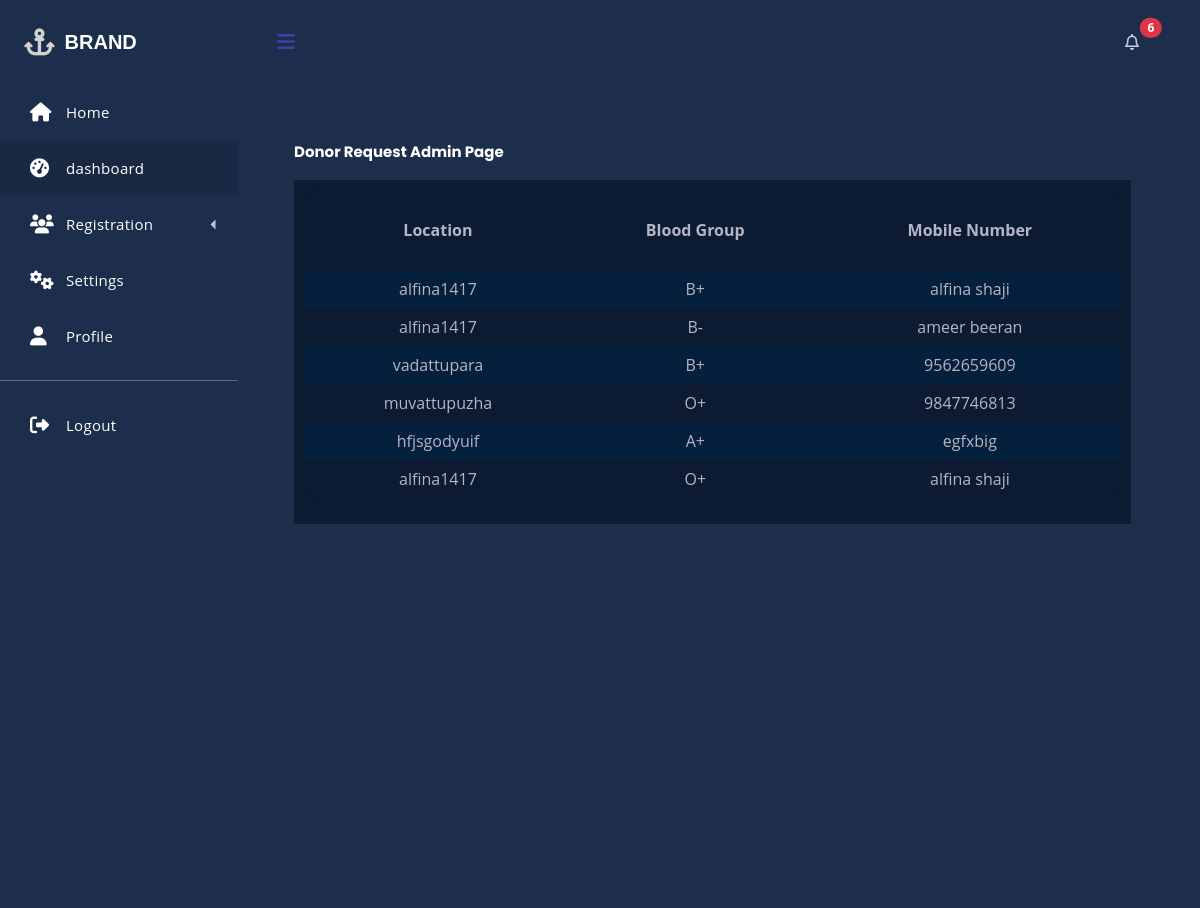
The page /admin/request.php on the database its author committed.
### tables this page shows
CREATE TABLE IF NOT EXISTS `finddonortable` (
  `id` int UNSIGNED NOT NULL AUTO_INCREMENT,
  `phonenumber` varchar(30) NOT NULL,
  `locationfind` varchar(50) DEFAULT NULL,
  `bloodselect` varchar(50) DEFAULT NULL,
  `reg_date` timestamp NULL DEFAULT CURRENT_TIMESTAMP ON UPDATE CURRENT_TIMESTAMP,
  PRIMARY KEY (`id`)
);

### admin/request.php (the view, shortened to what this page needs)
<?php
require ("../lib/db/conn.php");
try {
    $pdo = $db->conn;
    $stmt = $pdo->prepare("SELECT * FROM finddonortable");
    $stmt->execute();
    $results = $stmt->fetchAll(PDO::FETCH_ASSOC);
    $stmtCount = $pdo->prepare("SELECT COUNT(*) as user_count FROM finddonortable");
    $stmtCount->execute();
    $resultCount = $stmtCount->fetch(PDO::FETCH_ASSOC);
    $userCount = $resultCount['user_count'];
} catch (PDOException $e) {
    echo "Error: " . $e->getMessage();
}
?>
<!DOCTYPE html>
<html lang="en">
<head>
    <link href="https://cdn.jsdelivr.net/npm/bootstrap@5.3.3/dist/css/bootstrap.min.css" rel="stylesheet">
    <link href="css/main.css" rel="stylesheet"/>
</head>
<body>
    <div class='dashboard'>
        <div class="dashboard-nav">
            <header style="margin-right: 77px;"><a href="#!" class="menu-toggle"><i class="fas fa-bars"></i></a><a href="#"
                                                                                       class="brand-logo"><i
                    class="fas fa-anchor"></i> <span>BRAND</span></a></header>
            <nav class="dashboard-nav-list"><a href="#" class="dashboard-nav-item"><i class="fas fa-home"></i>
                Home </a><a
                    href="dashboard.php" class="dashboard-nav-item active"><i class="fas fa-tachometer-alt"></i> dashboard
            </a><div class='dashboard-nav-dropdown'><a href="#!" class="dashboard-nav-item dashboard-nav-dropdown-toggle"><i class="fas fa-users"></i>Registration </a>
                </div>
                <a href="#" class="dashboard-nav-item"><i class="fas fa-cogs"></i> Settings </a><a
                        href="adminprofile.html" class="dashboard-nav-item"><i class="fas fa-user"></i> Profile </a>
              <div class="nav-item-divider"></div>
              <a
                        href="#" class="dashboard-nav-item"><i class="fas fa-sign-out-alt"></i> Logout </a>
            </nav>
        </div>
        <div class='dashboard-app'>
            <header class='dashboard-toolbar d-flex justify-content-between pe-5'>
                <a href="#!" class="menu-toggle"><i class="fas fa-bars"></i></a>
                <button type="button" class="btn position-relative">
                    <i class="fa-regular fa-bell" style="color: #c7d0e1;"></i>
                    <span class="position-absolute top-0 start-100 translate-middle badge rounded-pill bg-danger">
                        <?php echo $userCount; ?>
                    </span>
                </button>
            </header>
            <div class='dashboard-content baggroundcolorarrange marginadjust'>
                <div class='container baggroundcolorarrange'>
                    <p class="ms-5 textarrangement">Donor Request Admin Page</p>
                    <div class="ms-5 mt-1 bagr">
                        <main>
                            <div style="padding: 10px;">
                          <table class="table table-striped table-hover table-borderless w-100 col-12 rounded-4 overflow-hidden" id="index">
                            <thead>
                              <tr>
                                  <th>Location</th>
                                  <th>Blood Group</th>
                                  <th>Mobile Number</th>
                              </tr>
                            </thead>
                            <tbody>
    <?php
    if (!empty($results)) {
        foreach ($results as $row): ?>
            <tr>
                <td><?php echo htmlspecialchars($row['locationfind']); ?></td>
                <td><?php echo htmlspecialchars($row['bloodselect']); ?></td>
                <td><?php echo htmlspecialchars($row['phonenumber']); ?></td>
            </tr>
        <?php endforeach;
    } else {
        echo "<tr><td colspan='5'>No data available</td></tr>";
    }
    ?>
</tbody>
                          </table>
                          </div>
                        </main>
                    </div>
                </div>
            </div>
        </div>
    </div>
</body>
</html>

### admin/css/dashboard.css (style rules this page uses)
.textarrangement { font-family: poppinsbold; color: #fff; }
.baggroundcolorarrange { background-color: #1c2e4c; }
.bagr { background-color:#0c1a32; }
body { background-color:#1c2e4c; padding: 2em; }
a { color: #369; }
.table > tbody > tr > td:nth-child(2) { text-align: center; }
.table>tbody { border-bottom: none; text-align: center; }
.table>:not(caption)>*>* { background-color:#0c1a32 !important; color: #b5b5c3 !important; border: none !important; }
.table>thead { height:80px !important; vertical-align: middle !important; text-align: center; }
.table>tbody { border-bottom: none; }
.table { --bs-table-border-color: #1a7cde; vertical-align: middle; }
.table-striped>tbody>tr:nth-of-type(odd)>* { background-color: #04223f !important; }

### admin/css/adminchat.css (style rules this page uses)
article, aside, details, figcaption, figure, footer, header, hgroup, menu, nav, section { display: block; }
body { line-height: 1.5; }
table { border-collapse: collapse; border-spacing: 0; }
body { margin: 0; font-family: "Open Sans", sans-serif; line-height: 1.5; -webkit-font-smoothing: antialiased; -moz-osx-font-smoothing: grayscale; }
html { min-height: 100%; -webkit-font-smoothing: antialiased; -moz-osx-font-smoothing: grayscale; }
p { font-size: 15px; }
a { text-decoration: none; font-size: 15px; }
* { margin-bottom: 0; }

### rows shown on the page
finddonortable: locationfind "alfina1417", bloodselect "B+", phonenumber "alfina shaji"
finddonortable: locationfind "alfina1417", bloodselect "B-", phonenumber "ameer beeran"
finddonortable: locationfind "vadattupara", bloodselect "B+", phonenumber "9562659609"
finddonortable: locationfind "muvattupuzha", bloodselect "O+", phonenumber "9847746813"
finddonortable: locationfind "hfjsgodyuif", bloodselect "A+", phonenumber "egfxbig"
finddonortable: locationfind "alfina1417", bloodselect "O+", phonenumber "alfina shaji"

### other values the page prints
$this->dbname "mydbk"
$userCount "6"
